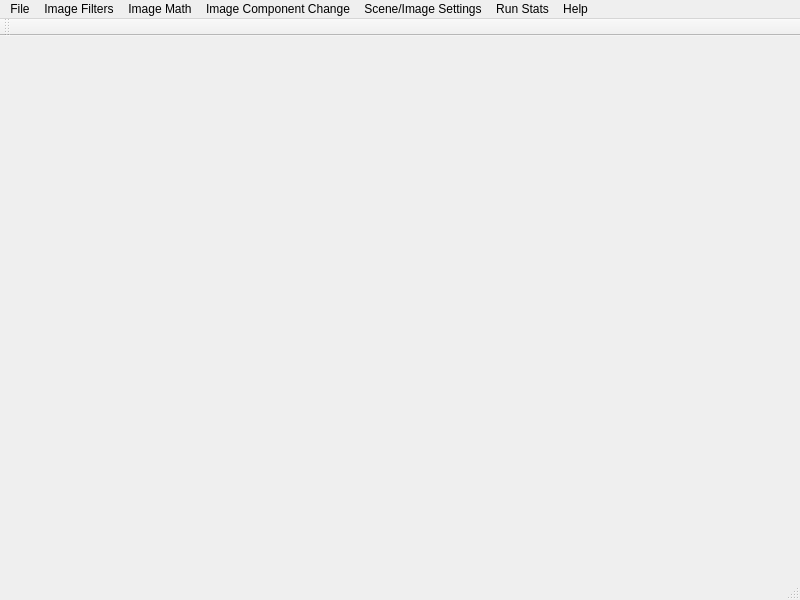
<?xml version="1.0" encoding="UTF-8"?>
<ui version="4.0">
 <class>MainWindow</class>
 <widget class="QMainWindow" name="MainWindow">
  <property name="geometry">
   <rect>
    <x>0</x>
    <y>0</y>
    <width>800</width>
    <height>600</height>
   </rect>
  </property>
  <property name="windowTitle">
   <string>Qt VTK Viewer</string>
  </property>
  <widget class="QWidget" name="centralwidget">
   <layout class="QGridLayout" name="gridLayout">
    <property name="leftMargin">
     <number>0</number>
    </property>
    <property name="topMargin">
     <number>0</number>
    </property>
    <property name="rightMargin">
     <number>0</number>
    </property>
    <property name="bottomMargin">
     <number>0</number>
    </property>
    <property name="spacing">
     <number>0</number>
    </property>
   </layout>
  </widget>
  <widget class="QStatusBar" name="statusbar"/>
  <widget class="QToolBar" name="toolBar">
   <property name="windowTitle">
    <string>toolBar</string>
   </property>
   <attribute name="toolBarArea">
    <enum>TopToolBarArea</enum>
   </attribute>
   <attribute name="toolBarBreak">
    <bool>false</bool>
   </attribute>
  </widget>
  <widget class="QMenuBar" name="menubar">
   <property name="geometry">
    <rect>
     <x>0</x>
     <y>0</y>
     <width>800</width>
     <height>21</height>
    </rect>
   </property>
   <widget class="QMenu" name="menuFile">
    <property name="title">
     <string>File</string>
    </property>
    <addaction name="actionOpen_VTK_File"/>
    <addaction name="actionOpen_Image_File"/>
    <addaction name="actionSave_Image_File"/>
    <addaction name="actionExit"/>
   </widget>
   <widget class="QMenu" name="menuHelp">
    <property name="title">
     <string>Help</string>
    </property>
    <addaction name="actionAbout"/>
   </widget>
   <widget class="QMenu" name="menuImage_Filters">
    <property name="title">
     <string>Image Filters</string>
    </property>
    <addaction name="actionSharpen_Image"/>
    <addaction name="actionLapacian_Filter"/>
    <addaction name="actionSobel_Filter"/>
    <addaction name="actionSeparable_Convolution"/>
    <addaction name="actionButterworth_Low_pass"/>
    <addaction name="actionButtwerworth_High_pass"/>
    <addaction name="actionGenerate_Countour_Lines"/>
   </widget>
   <widget class="QMenu" name="menuDebug">
    <property name="title">
     <string>Scene/Image Settings</string>
    </property>
    <addaction name="actionShow_Image_Info"/>
    <addaction name="actionShow_Image_Hisogram_02"/>
    <addaction name="actionShow_Image_Staitistics"/>
    <addaction name="actionSet_Window_Background"/>
    <addaction name="actionShow_Image_Histogram"/>
   </widget>
   <widget class="QMenu" name="menuImage_Math">
    <property name="title">
     <string>Image Math</string>
    </property>
    <addaction name="actionBrighten_Image"/>
    <addaction name="actionBlend_Two_Images"/>
    <addaction name="actionSubtract_A_B_image"/>
    <addaction name="actionBlend_MULTIPLY_Two_Images"/>
    <addaction name="actionInvert_Image"/>
   </widget>
   <widget class="QMenu" name="menuImage_Component_Manipulation">
    <property name="title">
     <string>Image Component Change</string>
    </property>
    <addaction name="actionColorize_Image"/>
    <addaction name="actionRGB_To_Gray"/>
    <addaction name="actionExtract_Component"/>
    <addaction name="actionRemove_Alpha"/>
    <addaction name="actionMegre_Component_Images"/>
   </widget>
   <widget class="QMenu" name="menuRun_Stats">
    <property name="title">
     <string>Run Stats</string>
    </property>
    <addaction name="actionClear_Runtime_Sum"/>
   </widget>
   <addaction name="menuFile"/>
   <addaction name="menuImage_Filters"/>
   <addaction name="menuImage_Math"/>
   <addaction name="menuImage_Component_Manipulation"/>
   <addaction name="menuDebug"/>
   <addaction name="menuRun_Stats"/>
   <addaction name="menuHelp"/>
  </widget>
  <action name="actionExit">
   <property name="icon">
    <iconset resource="SharpenImage.qrc">
     <normaloff>:/iconImages/ExitIcon.png</normaloff>:/iconImages/ExitIcon.png</iconset>
   </property>
   <property name="text">
    <string>Exit</string>
   </property>
   <property name="shortcut">
    <string>Backspace</string>
   </property>
  </action>
  <action name="actionOpen_VTK_File">
   <property name="icon">
    <iconset resource="SharpenImage.qrc">
     <normaloff>:/iconImages/VtkFolderIcon.png</normaloff>:/iconImages/VtkFolderIcon.png</iconset>
   </property>
   <property name="text">
    <string>Open VTK File</string>
   </property>
  </action>
  <action name="actionOpen_Image_File">
   <property name="icon">
    <iconset resource="SharpenImage.qrc">
     <normaloff>:/iconImages/ImageFolderIcon.png</normaloff>:/iconImages/ImageFolderIcon.png</iconset>
   </property>
   <property name="text">
    <string>Open Image File </string>
   </property>
  </action>
  <action name="actionAbout">
   <property name="icon">
    <iconset resource="SharpenImage.qrc">
     <normaloff>:/iconImages/AboutIcon.png</normaloff>:/iconImages/AboutIcon.png</iconset>
   </property>
   <property name="text">
    <string>About</string>
   </property>
  </action>
  <action name="actionSharpen_Image">
   <property name="icon">
    <iconset resource="SharpenImage.qrc">
     <normaloff>:/iconImages/SharpenIcon.png</normaloff>:/iconImages/SharpenIcon.png</iconset>
   </property>
   <property name="text">
    <string>Sharpen Image</string>
   </property>
  </action>
  <action name="actionSave_Image_File">
   <property name="icon">
    <iconset resource="SharpenImage.qrc">
     <normaloff>:/iconImages/SaveFileIcon.png</normaloff>:/iconImages/SaveFileIcon.png</iconset>
   </property>
   <property name="text">
    <string>Save Image File</string>
   </property>
  </action>
  <action name="actionLapacian_Filter">
   <property name="icon">
    <iconset resource="SharpenImage.qrc">
     <normaloff>:/iconImages/LaplaceFilterIcon.png</normaloff>:/iconImages/LaplaceFilterIcon.png</iconset>
   </property>
   <property name="text">
    <string>Lapacian Filter </string>
   </property>
  </action>
  <action name="actionBrighten_Image">
   <property name="icon">
    <iconset resource="SharpenImage.qrc">
     <normaloff>:/iconImages/BrightenIcon.png</normaloff>:/iconImages/BrightenIcon.png</iconset>
   </property>
   <property name="text">
    <string>Brighten Image</string>
   </property>
  </action>
  <action name="actionSobel_Filter">
   <property name="icon">
    <iconset resource="SharpenImage.qrc">
     <normaloff>:/iconImages/SobelFilterIcon.png</normaloff>:/iconImages/SobelFilterIcon.png</iconset>
   </property>
   <property name="text">
    <string>Sobel Filter</string>
   </property>
  </action>
  <action name="actionBlend_Two_Images">
   <property name="icon">
    <iconset resource="SharpenImage.qrc">
     <normaloff>:/iconImages/AddIcon.png</normaloff>:/iconImages/AddIcon.png</iconset>
   </property>
   <property name="text">
    <string>Blend ADD Two Images</string>
   </property>
  </action>
  <action name="actionBlend_MULTIPLY_Two_Images">
   <property name="icon">
    <iconset resource="SharpenImage.qrc">
     <normaloff>:/iconImages/AsteriskIcon.png</normaloff>:/iconImages/AsteriskIcon.png</iconset>
   </property>
   <property name="text">
    <string>Blend MULTIPLY Two Images</string>
   </property>
  </action>
  <action name="actionSeparable_Convolution">
   <property name="icon">
    <iconset resource="SharpenImage.qrc">
     <normaloff>:/iconImages/ConvolutionIcon.png</normaloff>:/iconImages/ConvolutionIcon.png</iconset>
   </property>
   <property name="text">
    <string>Separable Convolution</string>
   </property>
  </action>
  <action name="actionButterworth_Low_pass">
   <property name="icon">
    <iconset resource="SharpenImage.qrc">
     <normaloff>:/iconImages/FilterIconLowPass.png</normaloff>:/iconImages/FilterIconLowPass.png</iconset>
   </property>
   <property name="text">
    <string>Butterworth Low pass</string>
   </property>
  </action>
  <action name="actionShow_Image_Info">
   <property name="icon">
    <iconset resource="SharpenImage.qrc">
     <normaloff>:/iconImages/ImageInfoIcon.png</normaloff>:/iconImages/ImageInfoIcon.png</iconset>
   </property>
   <property name="text">
    <string>Show Image Info</string>
   </property>
  </action>
  <action name="actionSet_Window_Background">
   <property name="icon">
    <iconset resource="SharpenImage.qrc">
     <normaloff>:/iconImages/SetBackgroundIcon.png</normaloff>:/iconImages/SetBackgroundIcon.png</iconset>
   </property>
   <property name="text">
    <string>Set Window Background</string>
   </property>
  </action>
  <action name="actionButtwerworth_High_pass">
   <property name="icon">
    <iconset resource="SharpenImage.qrc">
     <normaloff>:/iconImages/FilterIconHiPass.png</normaloff>:/iconImages/FilterIconHiPass.png</iconset>
   </property>
   <property name="text">
    <string>Buttwerworth High pass</string>
   </property>
  </action>
  <action name="actionSubtract_A_B_image">
   <property name="icon">
    <iconset resource="SharpenImage.qrc">
     <normaloff>:/iconImages/MinusIcon.png</normaloff>:/iconImages/MinusIcon.png</iconset>
   </property>
   <property name="text">
    <string>Subtract A-B image</string>
   </property>
  </action>
  <action name="actionExtract_Component">
   <property name="icon">
    <iconset resource="SharpenImage.qrc">
     <normaloff>:/iconImages/SeperateIcon.png</normaloff>:/iconImages/SeperateIcon.png</iconset>
   </property>
   <property name="text">
    <string>Extract Component</string>
   </property>
  </action>
  <action name="actionColorize_Image">
   <property name="icon">
    <iconset resource="SharpenImage.qrc">
     <normaloff>:/iconImages/ColorizeIcon.png</normaloff>:/iconImages/ColorizeIcon.png</iconset>
   </property>
   <property name="text">
    <string>Colorize Image</string>
   </property>
  </action>
  <action name="actionShow_Image_Histogram">
   <property name="icon">
    <iconset resource="SharpenImage.qrc">
     <normaloff>:/iconImages/HistogramIcon.png</normaloff>:/iconImages/HistogramIcon.png</iconset>
   </property>
   <property name="text">
    <string>Show Image Histogram Bar Plot</string>
   </property>
  </action>
  <action name="actionMegre_Component_Images">
   <property name="icon">
    <iconset resource="SharpenImage.qrc">
     <normaloff>:/iconImages/MergeIcon.png</normaloff>:/iconImages/MergeIcon.png</iconset>
   </property>
   <property name="text">
    <string>Megre 3 1-Component Images as RGB</string>
   </property>
  </action>
  <action name="actionShow_Image_Hisogram_02">
   <property name="icon">
    <iconset resource="SharpenImage.qrc">
     <normaloff>:/iconImages/HistogramIcon02.png</normaloff>:/iconImages/HistogramIcon02.png</iconset>
   </property>
   <property name="text">
    <string>Show Image Hisogram Line Plot</string>
   </property>
  </action>
  <action name="actionRemove_Alpha">
   <property name="icon">
    <iconset resource="SharpenImage.qrc">
     <normaloff>:/iconImages/RemoveAlphaIcon.png</normaloff>:/iconImages/RemoveAlphaIcon.png</iconset>
   </property>
   <property name="text">
    <string>Remove Alpha</string>
   </property>
  </action>
  <action name="actionInvert_Image">
   <property name="icon">
    <iconset resource="SharpenImage.qrc">
     <normaloff>:/iconImages/InverseIcon.png</normaloff>:/iconImages/InverseIcon.png</iconset>
   </property>
   <property name="text">
    <string>Invert Image</string>
   </property>
  </action>
  <action name="actionGenerate_Countour_Lines">
   <property name="icon">
    <iconset resource="SharpenImage.qrc">
     <normaloff>:/iconImages/CountourLinesIcon.png</normaloff>:/iconImages/CountourLinesIcon.png</iconset>
   </property>
   <property name="text">
    <string>Generate Countour Lines</string>
   </property>
  </action>
  <action name="actionClear_Runtime_Sum">
   <property name="icon">
    <iconset resource="SharpenImage.qrc">
     <normaloff>:/iconImages/EraseIcon.png</normaloff>:/iconImages/EraseIcon.png</iconset>
   </property>
   <property name="text">
    <string>Clear Runtime Sum</string>
   </property>
  </action>
  <action name="actionRGB_To_Gray">
   <property name="icon">
    <iconset resource="SharpenImage.qrc">
     <normaloff>:/iconImages/RGBToGrayIcon.png</normaloff>:/iconImages/RGBToGrayIcon.png</iconset>
   </property>
   <property name="text">
    <string>RGB To Gray</string>
   </property>
  </action>
  <action name="actionShow_Image_Staitistics">
   <property name="icon">
    <iconset resource="SharpenImage.qrc">
     <normaloff>:/iconImages/ImageStatisicsIcon.png</normaloff>:/iconImages/ImageStatisicsIcon.png</iconset>
   </property>
   <property name="text">
    <string>Show Image Staitistics</string>
   </property>
  </action>
 </widget>
 <resources>
  <include location="SharpenImage.qrc"/>
 </resources>
 <connections/>
 <slots>
  <slot>onOpenVtkFileDialog()</slot>
  <slot>showAboutDialog()</slot>
 </slots>
</ui>
